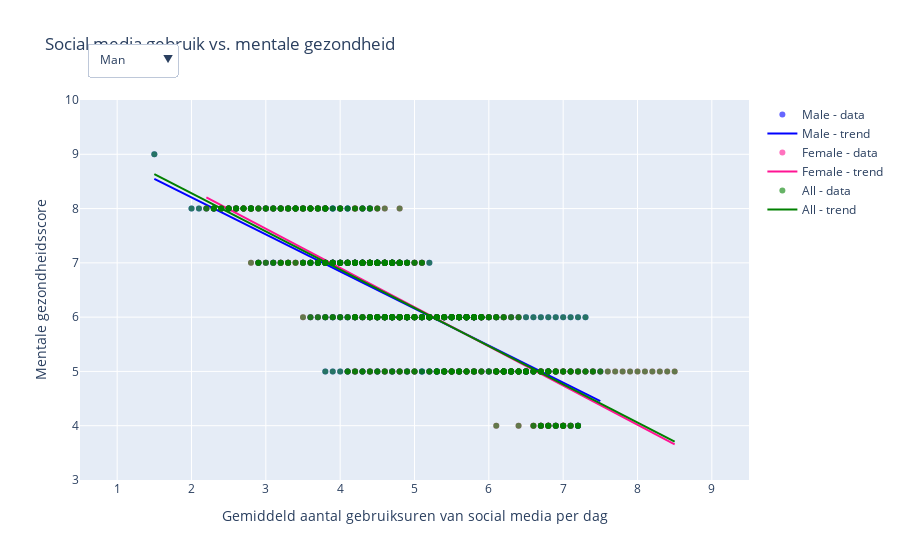

Source (notebook cell):
### Markdown cell above
Daarnaast scoren studenten met een hoger dagelijks gebruik vaak lager op mentale gezondheid. Meer gebruik hangt vaak samen met een lagere mentale gezondheidsscore

### Code cell
import pandas as pd
import numpy as np
import plotly.graph_objects as go
import os
import kagglehub
from plotly.offline import init_notebook_mode
init_notebook_mode(connected=True)

path = kagglehub.dataset_download("adilshamim8/social-media-addiction-vs-relationships")
csv_path = os.path.join(path, "Students Social Media Addiction.csv")
df = pd.read_csv(csv_path)
df = df.dropna(subset=["Avg_Daily_Usage_Hours", "Mental_Health_Score", "Gender"])

genders = ["Male", "Female"]
colors = {"Male": "blue", "Female": "deeppink", "All": "green"}

# Functie om scatter + regressielijn trace te maken
def get_traces(gender=None):
    if gender:
        d = df[df["Gender"] == gender]
        label = gender
    else:
        d = df
        label = "All"

    # Regressielijn berekenen
    x = d["Avg_Daily_Usage_Hours"]
    y = d["Mental_Health_Score"]
    slope, intercept = np.polyfit(x, y, 1)
    x_vals = np.linspace(x.min(), x.max(), 100)
    y_vals = slope * x_vals + intercept

    # Scatter trace
    scatter = go.Scatter(
        x=x, y=y,
        mode='markers',
        name=f"{label} - data",
        marker=dict(color=colors[label], opacity=0.6),
        showlegend=True
    )

    # Lijn trace
    line = go.Scatter(
        x=x_vals, y=y_vals,
        mode='lines',
        name=f"{label} - trend",
        line=dict(color=colors[label], width=2),
        showlegend=True
    )

    return scatter, line

# Maak alle traces aan (elk 2: scatter + line)
male_traces = get_traces("Male")
female_traces = get_traces("Female")
all_traces = get_traces(None)
all_plot_traces = [*male_traces, *female_traces, *all_traces]

# Vaste assen bepalen op basis van hele dataset
x_min = df["Avg_Daily_Usage_Hours"].min()
x_max = df["Avg_Daily_Usage_Hours"].max()
y_min = df["Mental_Health_Score"].min()
y_max = df["Mental_Health_Score"].max()

# Dropdown menu zonder title updates
buttons = [
    dict(label="Man",
         method="update",
         args=[{"visible": [True, True, False, False, False, False]}]),
    dict(label="Vrouw",
         method="update",
         args=[{"visible": [False, False, True, True, False, False]}]),
    dict(label="Iedereen",
         method="update",
         args=[{"visible": [False, False, False, False, True, True]}])
]

# Plot figuur
fig = go.Figure(data=all_plot_traces)

fig.update_layout(
    title={"text": "Social media gebruik vs. mentale gezondheid"},
    xaxis=dict(
        title="Gemiddeld aantal gebruiksuren van social media per dag",
        range=[x_min - 1, x_max + 1],  # iets marge
        dtick=1,
        fixedrange=True
    ),
    yaxis=dict(
        title="Mentale gezondheidsscore",
        range=[y_min - 1, y_max + 1],
        dtick=1,
        fixedrange=True
    ),
    updatemenus=[dict(
        active=0,
        buttons=buttons,
        direction="down",
        showactive=True,
        x=0.01,             # links in beeld
        xanchor="left",
        y=1.15,             # boven de plot
        yanchor="top"
    )]
)

fig.show()

### Figure 1 — Plotly figure (JSON) as saved in the notebook; plotly's stock layout.template omitted (floating-point values rounded to 4 significant figures; data arrays with more than 128 entries replaced by an {"elided": "..."} marker saying what was removed)
{"data": [{"marker": {"color": "blue", "opacity": 0.6}, "mode": "markers", "name": "Male - data", "showlegend": true, "type": "scatter", "x": {"elided": "352 float values"}, "y": {"elided": "352 int values"}}, {"line": {"color": "blue", "width": 2}, "mode": "lines", "name": "Male - trend", "showlegend": true, "type": "scatter", "x": [1.5, 1.561, 1.621, 1.682, 1.742, 1.803, 1.864, 1.924, 1.985, 2.045, 2.106, 2.167, 2.227, 2.288, 2.348, 2.409, 2.47, 2.53, 2.591, 2.652, 2.712, 2.773, 2.833, 2.894, 2.955, 3.015, 3.076, 3.136, 3.197, 3.258, 3.318, 3.379, 3.439, 3.5, 3.561, 3.621, 3.682, 3.742, 3.803, 3.864, 3.924, 3.985, 4.045, 4.106, 4.167, 4.227, 4.288, 4.348, 4.409, 4.47, 4.53, 4.591, 4.652, 4.712, 4.773, 4.833, 4.894, 4.955, 5.015, 5.076, 5.136, 5.197, 5.258, 5.318, 5.379, 5.439, 5.5, 5.561, 5.621, 5.682, 5.742, 5.803, 5.864, 5.924, 5.985, 6.045, 6.106, 6.167, 6.227, 6.288, 6.348, 6.409, 6.47, 6.53, 6.591, 6.652, 6.712, 6.773, 6.833, 6.894, 6.955, 7.015, 7.076, 7.136, 7.197, 7.258, 7.318, 7.379, 7.439, 7.5], "y": [8.548, 8.507, 8.465, 8.424, 8.382, 8.341, 8.3, 8.258, 8.217, 8.176, 8.134, 8.093, 8.052, 8.01, 7.969, 7.928, 7.886, 7.845, 7.804, 7.762, 7.721, 7.679, 7.638, 7.597, 7.555, 7.514, 7.473, 7.431, 7.39, 7.349, 7.307, 7.266, 7.225, 7.183, 7.142, 7.101, 7.059, 7.018, 6.976, 6.935, 6.894, 6.852, 6.811, 6.77, 6.728, 6.687, 6.646, 6.604, 6.563, 6.522, 6.48, 6.439, 6.398, 6.356, 6.315, 6.273, 6.232, 6.191, 6.149, 6.108, 6.067, 6.025, 5.984, 5.943, 5.901, 5.86, 5.819, 5.777, 5.736, 5.695, 5.653, 5.612, 5.57, 5.529, 5.488, 5.446, 5.405, 5.364, 5.322, 5.281, 5.24, 5.198, 5.157, 5.116, 5.074, 5.033, 4.992, 4.95, 4.909, 4.867, 4.826, 4.785, 4.743, 4.702, 4.661, 4.619, 4.578, 4.537, 4.495, 4.454]}, {"marker": {"color": "deeppink", "opacity": 0.6}, "mode": "markers", "name": "Female - data", "showlegend": true, "type": "scatter", "x": {"elided": "353 float values"}, "y": {"elided": "353 int values"}}, {"line": {"color": "deeppink", "width": 2}, "mode": "lines", "name": "Female - trend", "showlegend": true, "type": "scatter", "x": [2.2, 2.264, 2.327, 2.391, 2.455, 2.518, 2.582, 2.645, 2.709, 2.773, 2.836, 2.9, 2.964, 3.027, 3.091, 3.155, 3.218, 3.282, 3.345, 3.409, 3.473, 3.536, 3.6, 3.664, 3.727, 3.791, 3.855, 3.918, 3.982, 4.045, 4.109, 4.173, 4.236, 4.3, 4.364, 4.427, 4.491, 4.555, 4.618, 4.682, 4.745, 4.809, 4.873, 4.936, 5.0, 5.064, 5.127, 5.191, 5.255, 5.318, 5.382, 5.445, 5.509, 5.573, 5.636, 5.7, 5.764, 5.827, 5.891, 5.955, 6.018, 6.082, 6.145, 6.209, 6.273, 6.336, 6.4, 6.464, 6.527, 6.591, 6.655, 6.718, 6.782, 6.845, 6.909, 6.973, 7.036, 7.1, 7.164, 7.227, 7.291, 7.355, 7.418, 7.482, 7.545, 7.609, 7.673, 7.736, 7.8, 7.864, 7.927, 7.991, 8.055, 8.118, 8.182, 8.245, 8.309, 8.373, 8.436, 8.5], "y": [8.206, 8.16, 8.114, 8.068, 8.022, 7.976, 7.93, 7.884, 7.838, 7.792, 7.746, 7.7, 7.654, 7.608, 7.562, 7.516, 7.47, 7.424, 7.378, 7.332, 7.287, 7.241, 7.195, 7.149, 7.103, 7.057, 7.011, 6.965, 6.919, 6.873, 6.827, 6.781, 6.735, 6.689, 6.643, 6.597, 6.551, 6.505, 6.459, 6.413, 6.367, 6.321, 6.276, 6.23, 6.184, 6.138, 6.092, 6.046, 6.0, 5.954, 5.908, 5.862, 5.816, 5.77, 5.724, 5.678, 5.632, 5.586, 5.54, 5.494, 5.448, 5.402, 5.356, 5.31, 5.265, 5.219, 5.173, 5.127, 5.081, 5.035, 4.989, 4.943, 4.897, 4.851, 4.805, 4.759, 4.713, 4.667, 4.621, 4.575, 4.529, 4.483, 4.437, 4.391, 4.345, 4.299, 4.254, 4.208, 4.162, 4.116, 4.07, 4.024, 3.978, 3.932, 3.886, 3.84, 3.794, 3.748, 3.702, 3.656]}, {"marker": {"color": "green", "opacity": 0.6}, "mode": "markers", "name": "All - data", "showlegend": true, "type": "scatter", "x": {"elided": "705 float values"}, "y": {"elided": "705 int values"}}, {"line": {"color": "green", "width": 2}, "mode": "lines", "name": "All - trend", "showlegend": true, "type": "scatter", "x": [1.5, 1.571, 1.641, 1.712, 1.783, 1.854, 1.924, 1.995, 2.066, 2.136, 2.207, 2.278, 2.348, 2.419, 2.49, 2.561, 2.631, 2.702, 2.773, 2.843, 2.914, 2.985, 3.056, 3.126, 3.197, 3.268, 3.338, 3.409, 3.48, 3.551, 3.621, 3.692, 3.763, 3.833, 3.904, 3.975, 4.045, 4.116, 4.187, 4.258, 4.328, 4.399, 4.47, 4.54, 4.611, 4.682, 4.753, 4.823, 4.894, 4.965, 5.035, 5.106, 5.177, 5.247, 5.318, 5.389, 5.46, 5.53, 5.601, 5.672, 5.742, 5.813, 5.884, 5.955, 6.025, 6.096, 6.167, 6.237, 6.308, 6.379, 6.449, 6.52, 6.591, 6.662, 6.732, 6.803, 6.874, 6.944, 7.015, 7.086, 7.157, 7.227, 7.298, 7.369, 7.439, 7.51, 7.581, 7.652, 7.722, 7.793, 7.864, 7.934, 8.005, 8.076, 8.146, 8.217, 8.288, 8.359, 8.429, 8.5], "y": [8.634, 8.584, 8.534, 8.484, 8.435, 8.385, 8.335, 8.285, 8.236, 8.186, 8.136, 8.086, 8.036, 7.987, 7.937, 7.887, 7.837, 7.788, 7.738, 7.688, 7.638, 7.588, 7.539, 7.489, 7.439, 7.389, 7.34, 7.29, 7.24, 7.19, 7.14, 7.091, 7.041, 6.991, 6.941, 6.892, 6.842, 6.792, 6.742, 6.692, 6.643, 6.593, 6.543, 6.493, 6.444, 6.394, 6.344, 6.294, 6.244, 6.195, 6.145, 6.095, 6.045, 5.996, 5.946, 5.896, 5.846, 5.796, 5.747, 5.697, 5.647, 5.597, 5.548, 5.498, 5.448, 5.398, 5.348, 5.299, 5.249, 5.199, 5.149, 5.1, 5.05, 5.0, 4.95, 4.9, 4.851, 4.801, 4.751, 4.701, 4.651, 4.602, 4.552, 4.502, 4.452, 4.403, 4.353, 4.303, 4.253, 4.203, 4.154, 4.104, 4.054, 4.004, 3.955, 3.905, 3.855, 3.805, 3.755, 3.706]}], "layout": {"title": {"text": "Social media gebruik vs. mentale gezondheid"}, "updatemenus": [{"active": 0, "buttons": [{"args": [{"visible": [true, true, false, false, false, false]}], "label": "Man", "method": "update"}, {"args": [{"visible": [false, false, true, true, false, false]}], "label": "Vrouw", "method": "update"}, {"args": [{"visible": [false, false, false, false, true, true]}], "label": "Iedereen", "method": "update"}], "direction": "down", "showactive": true, "x": 0.01, "xanchor": "left", "y": 1.15, "yanchor": "top"}], "xaxis": {"dtick": 1, "fixedrange": true, "range": [0.5, 9.5], "title": {"text": "Gemiddeld aantal gebruiksuren van social media per dag"}}, "yaxis": {"dtick": 1, "fixedrange": true, "range": [3, 10], "title": {"text": "Mentale gezondheidsscore"}}}}
